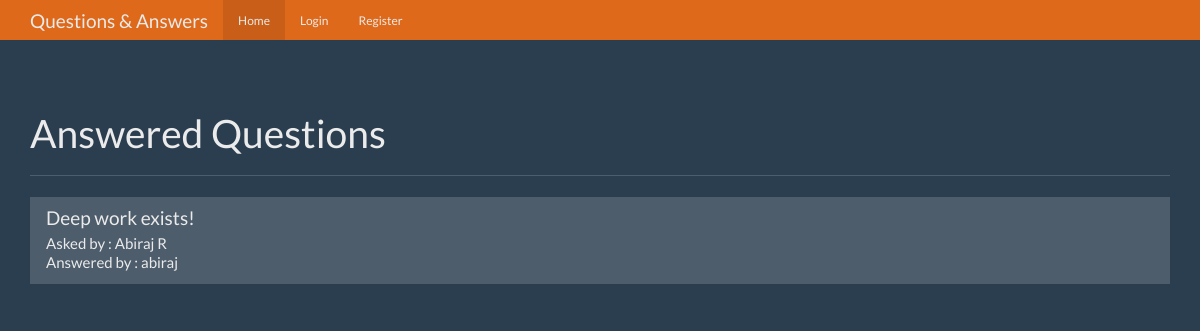
Before: / with the older database file.
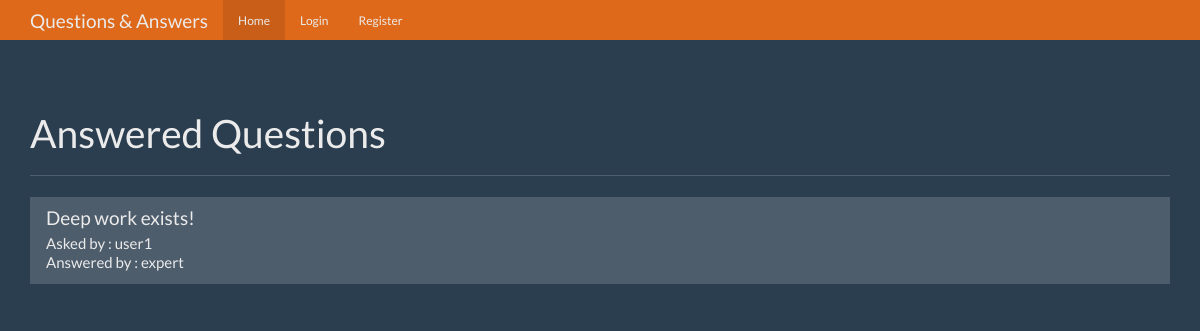
After: the same page with the newer database file.
### tables this page shows
CREATE TABLE questions(
    id integer primary key autoincrement,
    question text not null,
    answer text ,
    asked_by_id integer not null,
    expert_id integer not null
);

CREATE TABLE users(
    id integer primary key autoincrement,
    name text not null,
    password text not null,
    expert boolean not null,
    admin boolean not null
);

### app.py (the view)
@app.route('/')
def index():
    user = get_current_user()
    db = get_db()
    q_cur = db.execute('select questions.id,questions.question,askers.name as a_name,experts.name as e_name from questions join users as askers  on askers.id=questions.asked_by_id join users as experts on experts.id=questions.expert_id where questions.answer is not null')
    q_res = q_cur.fetchall()
    return render_template('home.html', user=user, questions=q_res)

### app.py (called while the page is built)
def get_current_user():
    user_result = None
    if 'user' in session:
        user = session['user']
        db = get_db()
        user_cur = db.execute('select * from users where name=?', [user])
        user_result = user_cur.fetchone()
    return user_result

### database.py (called while the page is built)
def connect_db():
    sql = sqlite3.connect('questions.db')
    sql.row_factory = sqlite3.Row
    return sql

def get_db():
    if not hasattr(g, 'sqlite_db'):
        g.sqlite_db = connect_db()
    return g.sqlite_db

### templates/home.html (shortened to what this page needs)
<!DOCTYPE html>
<html lang="en">
  <head>
    <link
      href="{{url_for('static',filename='bootstrap.min.css')}}"
      rel="stylesheet"
    />
    <link href="{{url_for('static',filename='theme.css')}}" rel="stylesheet" />
  </head>
  <body>
 {% include 'navbar.html' %}
    <div class="container theme-showcase" role="main">
      <div class="page-header">
        <h1>Answered Questions</h1>
      </div>
      <div class="row">
        <div class="col-lg-12">
          <div class="list-group">
           {% for question in questions %}
             <a href="{{url_for('question',question_id=question['id'])}}" class="list-group-item">
              <h4 class="list-group-item-heading">{{question['question']}}</h4>
              <p class="list-group-item-text">Asked by : {{question['a_name']}}</p>
              <p class="list-group-item-text">Answered by : {{question['e_name']}}</p>
            </a>
            {% endfor %}
          </div>
        </div>
      </div>
    </div>
  </body>
</html>

### templates/navbar.html (shortened to what this page needs)
    <nav class="navbar navbar-inverse navbar-fixed-top">
      <div class="container">
        <div class="navbar-header">
          <a class="navbar-brand" href="#">Questions & Answers</a>
        </div>
        <div id="navbar" class="navbar-collapse collapse">
          <ul class="nav navbar-nav">
            <li class="active"><a href="{{url_for('index')}}">Home</a></li>
            {% if not user %}
            <li><a href="{{url_for('login')}}">Login</a></li>
            <li><a href="{{url_for('register')}}">Register</a></li>
            {% endif %}
          </ul>
        </div>
           </div>
    </nav>

### static/theme.css (style rules this page uses)
body { padding-top: 70px; padding-bottom: 30px; }

Changed rows visible on the page:
changed through a linked row, questions "Deep work exists!": a_name "Abiraj R" → "user1"; e_name "abiraj" → "expert"
